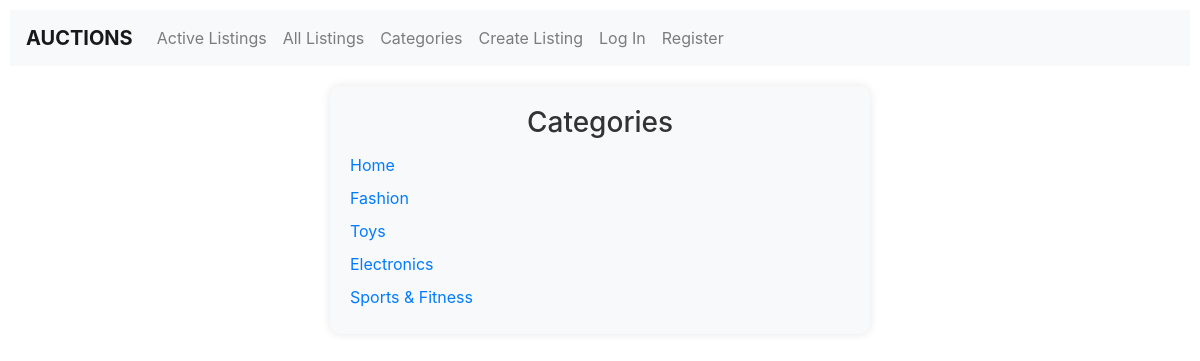
The page /categories on the database its author committed.
### auctions/models.py (models this page shows)
class Category(models.Model):
    name = models.CharField(max_length=255)
    class Meta:
        verbose_name_plural = "Categories"
    def __str__(self):
        return self.name

### auctions/views.py (the view)
# urls.py: path("categories", views.categories, name="categories"),
def categories(request):
    return render(
        request, "auctions/categories.html", {"categories": Category.objects.all()}
    )

### auctions/templates/auctions/categories.html
{% extends "auctions/layout.html" %}
{% load static %}
{% block body %}
<div class="container">
   <div class="row">
      <div class="col-md-6 mx-auto">
         <div class="background-container">
            <h3 class="text-center">Categories</h3>
            <ul class="list-group">
               {% for category in categories %}
               <li class="list-group-item"><a href="{% url 'category' category %}">{{ category }}</a></li>
               {% endfor %}
            </ul>
         </div>
      </div>
   </div>
</div>
{% endblock %}

### auctions/static/auctions/styles.css (style rules this page uses)
body { padding: 10px; }
.container { margin-top: 20px; }
h3 { color: #333; }
.background-container { background-color: #f8f9fa; padding: 20px; border-radius: 10px; box-shadow: 0 0 10px rgba(0, 0, 0, 0.1); }
h3.text-center { color: #333; }
.list-group-item { background-color: transparent; border: none; padding: 5px 0; }
.list-group-item a { text-decoration: none; color: #007bff; transition: color 0.3s; }

### rows shown on the page
Category: name "Home"
Category: name "Fashion"
Category: name "Toys"
Category: name "Electronics"
Category: name "Sports & Fitness"
